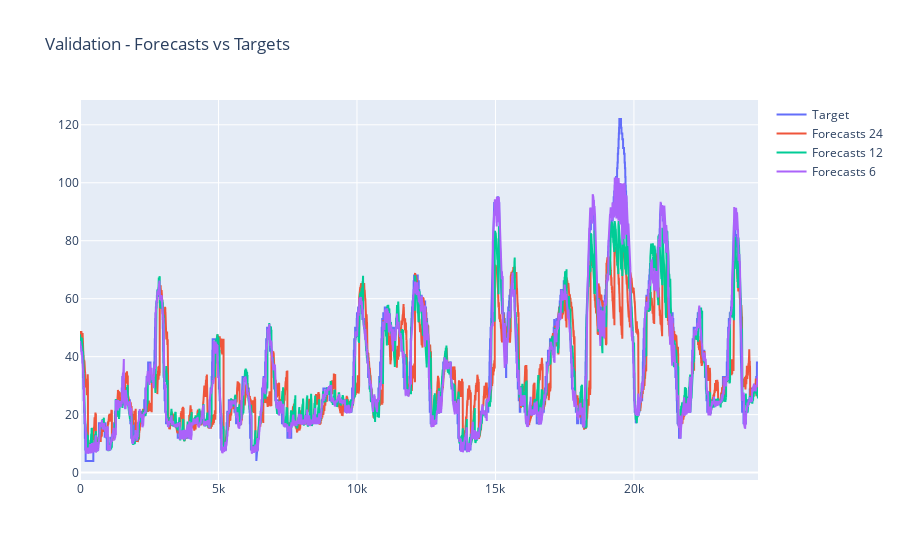

The notebook cell this image was saved under:
### Code cell
fig_val = go.Figure()

df_grafica = df[df['ESTACION'] == 4]

fig_val.add_trace(
    go.Scatter( y = list(df_grafica.AQI_MP2_5), name = 'Target'))

fig_val.add_trace(
    go.Scatter( y = list(df_grafica.FORECAST_24), name = 'Forecasts 24'))

fig_val.add_trace(
    go.Scatter( y = list(df_grafica.FORECAST_12), name = 'Forecasts 12'))

fig_val.add_trace(
    go.Scatter( y = list(df_grafica.FORECAST_6), name = 'Forecasts 6'))

fig_val.update_layout( title_text = "Validation - Forecasts vs Targets")

### Figure 1 — Plotly figure (JSON) as saved in the notebook; plotly's stock layout.template omitted (floating-point values rounded to 4 significant figures; data arrays with more than 128 entries replaced by an {"elided": "..."} marker saying what was removed)
{"data": [{"name": "Target", "type": "scatter", "y": {"elided": "24480 int values"}}, {"name": "Forecasts 24", "type": "scatter", "y": {"elided": "24480 float values"}}, {"name": "Forecasts 12", "type": "scatter", "y": {"elided": "24480 float values"}}, {"name": "Forecasts 6", "type": "scatter", "y": {"elided": "24480 float values"}}], "layout": {"title": {"text": "Validation - Forecasts vs Targets"}}}
